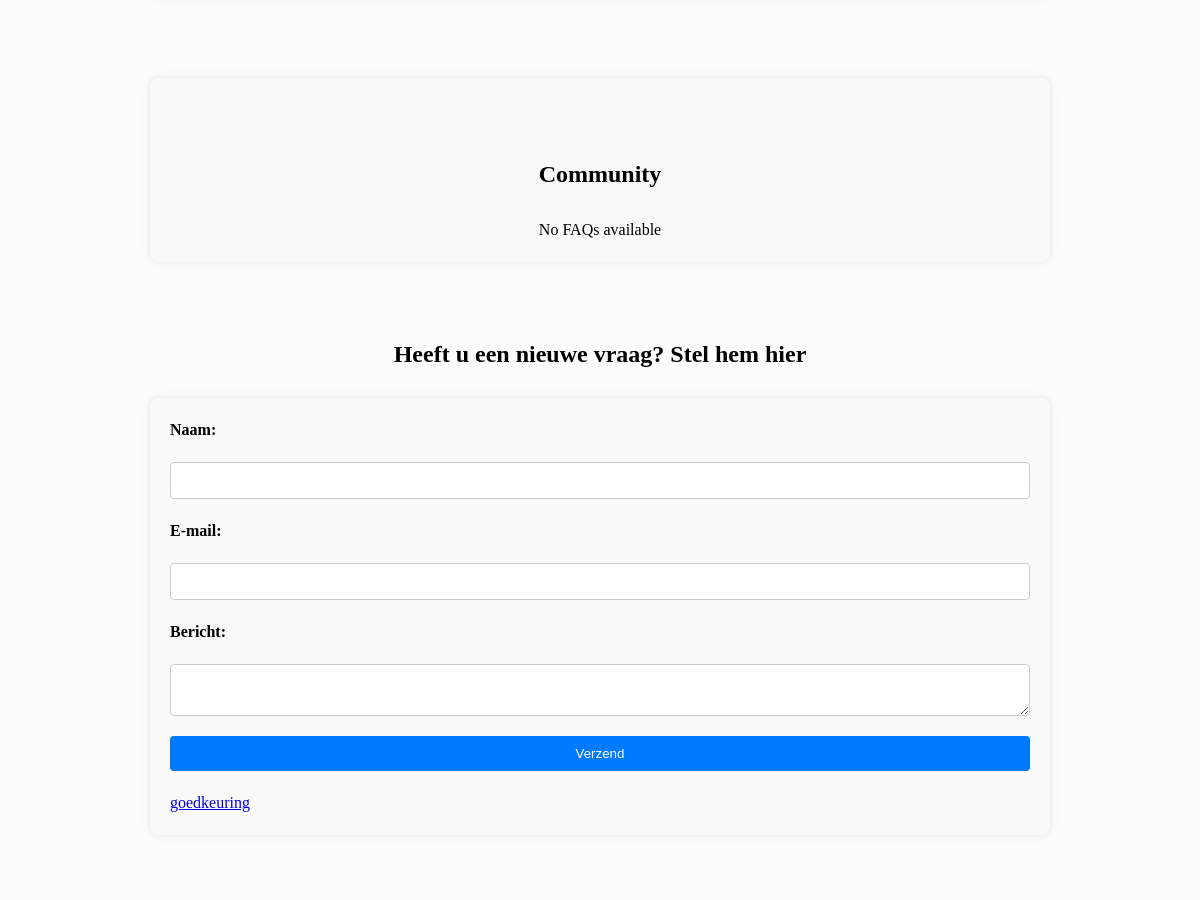
Before: /html/FAQ.php (middle part) with the older database file.
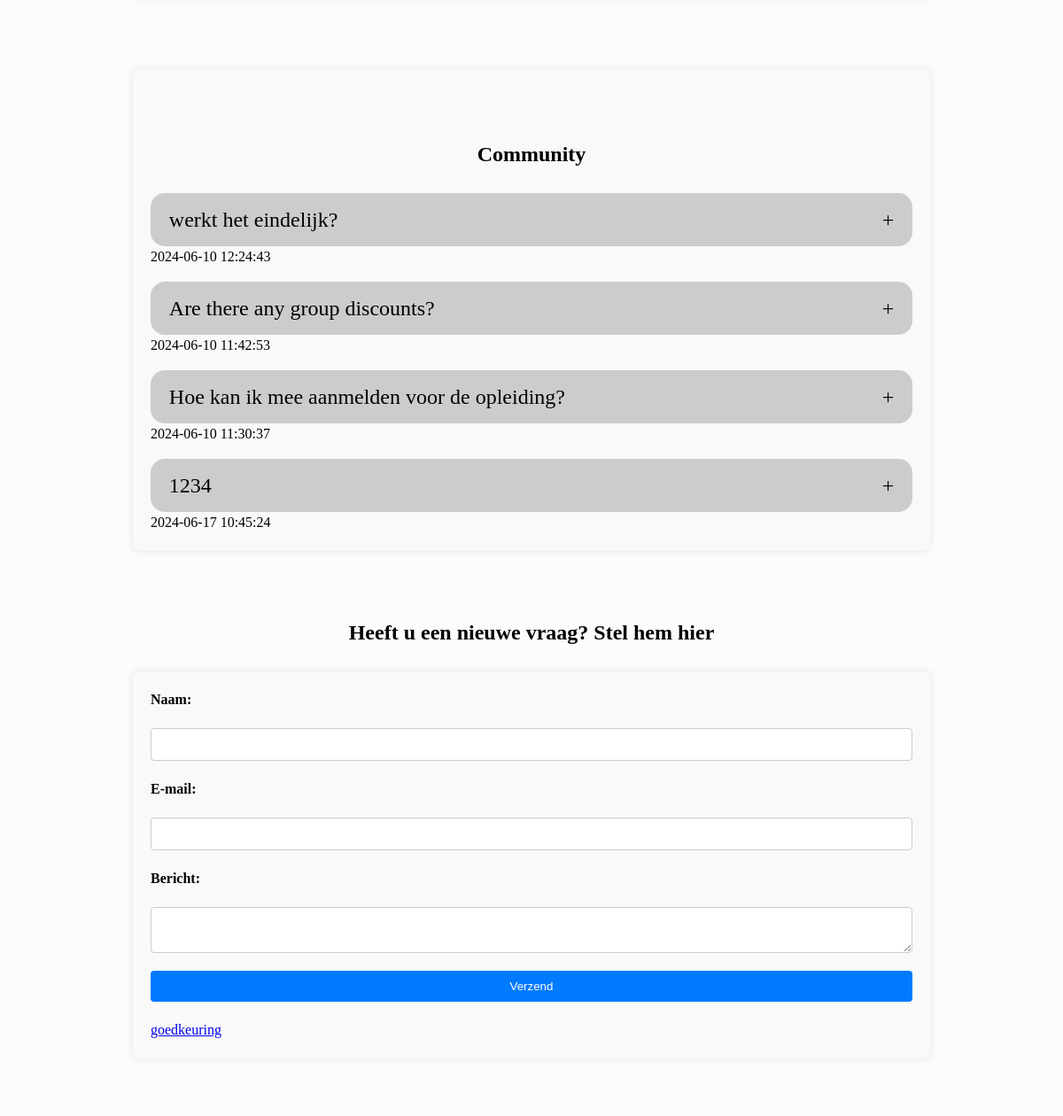
After: the same page with the newer database file.
### tables this page shows
CREATE TABLE IF NOT EXISTS `faq` (
  `ID` int NOT NULL AUTO_INCREMENT,
  `Name` varchar(80) NOT NULL,
  `Email` varchar(80) NOT NULL,
  `Message` varchar(400) NOT NULL,
  `Answer` varchar(300) NOT NULL,
  `created_at` timestamp NOT NULL DEFAULT CURRENT_TIMESTAMP,
  `approved` tinyint(1) NOT NULL DEFAULT '0',
  PRIMARY KEY (`ID`)
);

### html/FAQ.php (the view, shortened to what this page needs)
<!DOCTYPE html>
<html lang="nl">
<head>
  <link rel="stylesheet" href="../css/style.css" />
  <link rel="stylesheet" href="../css/global.css" />
  <link rel="stylesheet" href="../css/contact.css" />
</head>
<body>
  <header>
    <section id="faq" class="container-faq">
      <div class="contact-form">
      <h1>Community</h1>
    <?php
include '../php/config.php';
$sql = "SELECT * FROM faq WHERE approved=1";
$result = $conn->query($sql);
if ($result->num_rows > 0) {
    while($row = $result->fetch_assoc()) {
        echo "<details>";
        echo "<summary>". $row['Message']. "</summary>";
        echo "</details>";
        if (isset($row['created_at'])) {
          echo "<div class='date'>". $row['created_at'] ."</div>";
      }
    }
} else {
    echo "No FAQs available";
} ?>
      </div>
  </section>
  <section id="contact" class="container">
    <h1 class="title">Heeft u een nieuwe vraag? Stel hem hier</h1>
    <div class="contact-form">
      <div class="meldaan-form">
      <form action="../php/faq-add.php" method="POST">
        <label for="naam">Naam:</label>
        <input type="text" id="naam" name="naam" maxlength="50" required>
        <label for="email">E-mail:</label>
        <input type="email" id="email" name="email" pattern=".*\.(com|net|org|eu|nl)" title="Must end with .com .net .org .eu, be or .nl" maxlength="80" required>
        <label for="bericht">Bericht:</label>
        <textarea id="bericht" name="bericht" maxlength="300" required></textarea>
        <button type="submit">Verzend</button>
        <a href="../php/faq-approve.php">goedkeuring</a>
      </form>
    </div>
    </div>
  </section>

### css/style.css (style rules this page uses)
html, body { background-color: #f5f5f5; font-family: "Gill Sans", "Gill Sans MT", Calibri, "Trebuchet MS", sans-serif; margin: 0; padding: 0; }
body { background-color: #e8e8e8; font-family: "Gill Sans", "Gill Sans MT", Calibri, "Trebuchet MS", sans-serif; }
body * { box-sizing: border-box; }
h1, h2, h3, h4, h5, h6 { width: 100%; line-height: 1em; }
.container { max-width: 1200px; margin: 0 auto; }
@media screen and (min-width: 576px) { .container { width: 476px; } }
@media screen and (min-width: 768px) { .container { width: 668px; } }
@media screen and (min-width: 992px) { .container { width: 892px; } }
@media screen and (min-width: 1200px) { .container { width: 1100px; } }

### css/global.css (style rules this page uses)
html, body { height: 100%; }
body { background: linear-gradient(rgba(255, 255, 255, 0.75), rgba(255, 255, 255, 0.75)), url("../img/Background Image.jpg"); font-family: Verdana; line-height: 1.5; }

### css/contact.css (style rules this page uses)
.title { display: flex; justify-content: center; align-items: center; }
.contact-form { background-color: #f9f9f9; padding: 20px; border-radius: 8px; box-shadow: 0 0 10px rgba(0, 0, 0, 0.1); max-width: 900px; margin : 0 auto; margin-bottom: 5rem; }
.contact-form form { display: grid; grid-template-columns: 1fr; gap: 20px; }
.contact-form label { font-weight: bold; }
.contact-form input, .contact-form textarea { width: 100%; padding: 10px; border: 1px solid #ccc; border-radius: 4px; }
.contact-form button { width: 100%; padding: 10px; background-color: #007bff; color: #fff; border: none; border-radius: 4px; cursor: pointer; }
::placeholder { font-size: 15px; }
.container-faq, h1 { color: black; text-align: center; max-width: 1200px; margin: 0 auto; margin-top: 4rem; margin-bottom: 2rem; }
details { background-color: #ccc; color: #fff; font-size: 1.5rem; margin-top: 1rem; border-radius: 1rem; }
summary { padding: .5em 1.3rem; list-style: none; display: flex; justify-content: space-between; transition: height 1s ease; color: black; }
summary:after { content: "\002B"; }
.date { color: black; text-align: left; }

Changed rows visible on the page:
added faq: Message "werkt het eindelijk?", created_at "2024-06-10 12:24:43"
added faq: Message "Are there any group discounts?", created_at "2024-06-10 11:42:53"
added faq: Message "Hoe kan ik mee aanmelden voor de opleiding?", created_at "2024-06-10 11:30:37"
added faq: Message "1234", created_at "2024-06-17 10:45:24"
Other visible differences:
text no longer shown: "No FAQs available"
